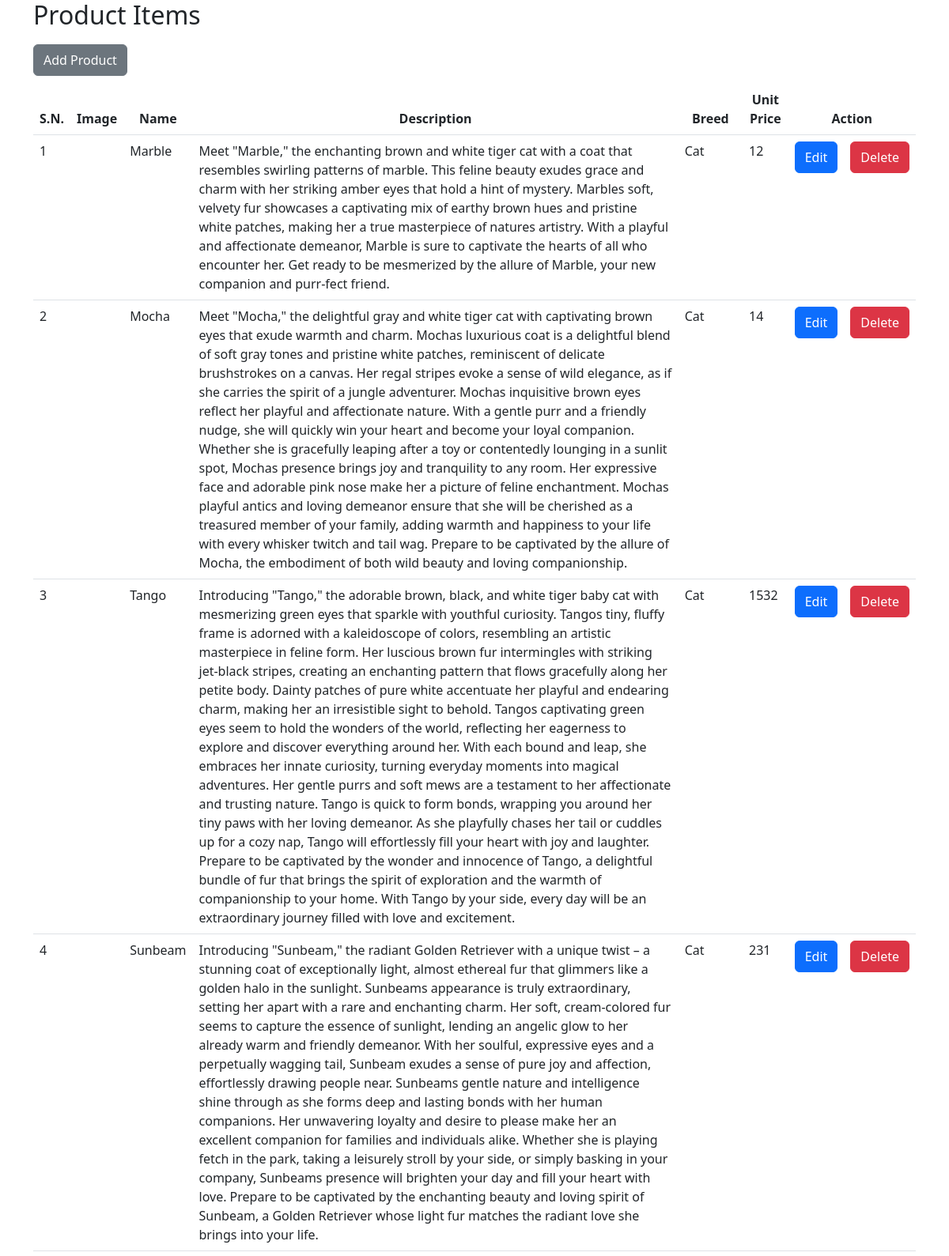
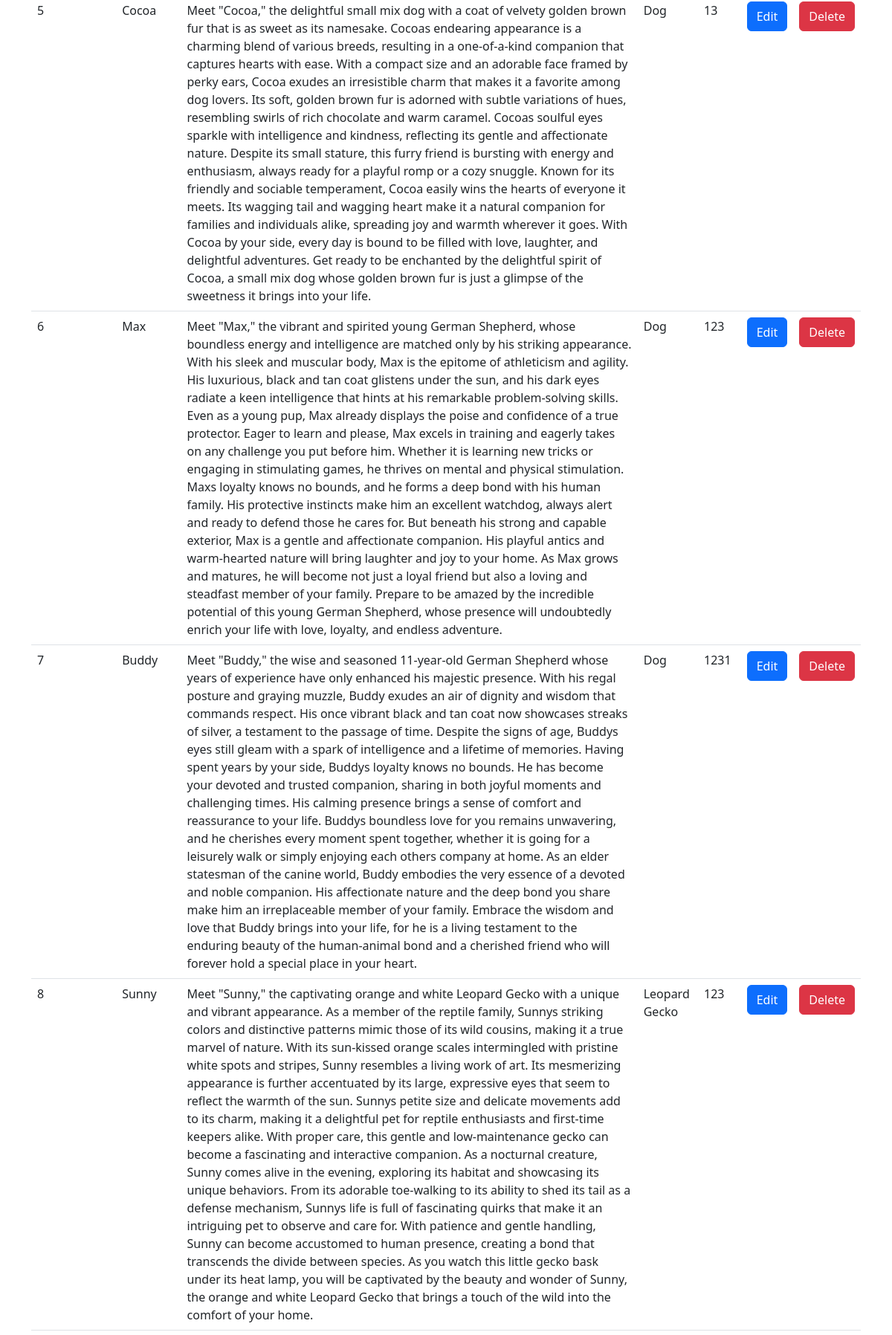
The page /Project_Week_BE/php/Admin/adminView/viewAllProducts.php (upper part) on the database its author committed (2 pictures, top to bottom).
### tables this page shows
CREATE TABLE `animals` (
  `id` int(11) NOT NULL,
  `name` varchar(30) NOT NULL,
  `picture` varchar(100) DEFAULT NULL,
  `address` varchar(60) NOT NULL,
  `description` varchar(10000) NOT NULL,
  `size` varchar(20) NOT NULL,
  `age` varchar(30) NOT NULL,
  `vaccinated` varchar(3) NOT NULL,
  `breed` varchar(30) NOT NULL,
  `status` tinyint(1) NOT NULL,
  `agency_id_fk` int(11) NOT NULL,
  `price` varchar(255) DEFAULT NULL
);

### Project_Week_BE/php/Admin/adminView/viewAllProducts.php (the view, shortened to what this page needs)
<!DOCTYPE html>
<html lang="en">
<head>
    <link href="https://cdn.jsdelivr.net/npm/bootstrap@5.3.0/dist/css/bootstrap.min.css" rel="stylesheet">
</head>
<body>
    <div class="container">
        <h2>Product Items</h2>
        <button type="button" class="btn btn-secondary " style="height:40px;margin-top:10px;margin-bottom:10px;" data-toggle="modal" data-target="#myModal">
            Add Product
        </button>
        <table class="table ">
            <thead>
                <tr>
                    <th class="text-center">S.N.</th>
                    <th class="text-center">Image</th>
                    <th class="text-center">Name</th>
                    <th class="text-center">Description</th>
                    <th class="text-center">Breed</th>
                    <th class="text-center">Unit Price</th>
                    <th class="text-center" colspan="2">Action</th>
                </tr>
            </thead>
            <tbody>
                <?php
                include_once "../config/dbconnect.php";
                $sql = "SELECT * FROM animals";
                $result = $conn->query($sql);
                $count = 1;
                if ($result->num_rows > 0) {
                    while ($row = $result->fetch_assoc()) {
                        ?>
                        <tr>
                            <td><?=$count?></td>
                            <td><img height='100px' src='<?=$row["image"]?>'></td>
                            <td><?=$row["name"]?></td>
                            <td><?=$row["description"]?></td>
                            <td><?=$row["breed"]?></td>
                            <td><?=$row["price"]?></td>
                            <td><button class="btn btn-primary" style="height:40px" onclick="itemEditForm('<?=$row['id']?>')">Edit</button></td>
                            <td><button class="btn btn-danger" style="height:40px" onclick="itemDelete('<?=$row['id']?>')">Delete</button></td>
                        </tr>
                        <?php
                        $count++;
                    }
                }
                ?>
            </tbody>
        </table>
    </div>
</body>
</html>

### rows shown on the page
animals: name "Marble", description "Meet \"Marble,\" the enchanting brown and white tiger cat with a coat that resembles swirling patterns of marble. This feline beauty exudes grace and charm with her striking amber eyes that hold a hint of mystery. Marbles soft, velvety fur showcases a captivating mix of earthy brown hues and pristine white patches, making her a true masterpiece of natures artistry. With a playful and affectionate demeanor, Marble is sure to captivate the hearts of all who encounter her. Get ready to be mesmerized by the allure of Marble, your new companion and purr-fect friend.", breed "Cat", price "12"
animals: name "Mocha", description "Meet \"Mocha,\" the delightful gray and white tiger cat with captivating brown eyes that exude warmth and charm. Mochas luxurious coat is a delightful blend of soft gray tones and pristine white patches, reminiscent of delicate brushstrokes on a canvas. Her regal stripes evoke a sense of wild elegance, as if she carries the spirit of a jungle adventurer. Mochas inquisitive brown eyes reflect her playful and affectionate nature. With a gentle purr and a friendly nudge, she will quickly win your heart and become your loyal companion. Whether she is gracefully leaping after a toy or contentedly lounging in a sunlit spot, Mochas presence brings joy and tranquility to any room. Her expressive face…", breed "Cat", price "14"
animals: name "Tango", description "Introducing \"Tango,\" the adorable brown, black, and white tiger baby cat with mesmerizing green eyes that sparkle with youthful curiosity. Tangos tiny, fluffy frame is adorned with a kaleidoscope of colors, resembling an artistic masterpiece in feline form. Her luscious brown fur intermingles with striking jet-black stripes, creating an enchanting pattern that flows gracefully along her petite body. Dainty patches of pure white accentuate her playful and endearing charm, making her an irresistible sight to behold. Tangos captivating green eyes seem to hold the wonders of the world, reflecting her eagerness to explore and discover everything around her. With each bound and leap, she embraces…", breed "Cat", price "1532"
animals: name "Sunbeam", description "Introducing \"Sunbeam,\" the radiant Golden Retriever with a unique twist – a stunning coat of exceptionally light, almost ethereal fur that glimmers like a golden halo in the sunlight. Sunbeams appearance is truly extraordinary, setting her apart with a rare and enchanting charm. Her soft, cream-colored fur seems to capture the essence of sunlight, lending an angelic glow to her already warm and friendly demeanor. With her soulful, expressive eyes and a perpetually wagging tail, Sunbeam exudes a sense of pure joy and affection, effortlessly drawing people near. Sunbeams gentle nature and intelligence shine through as she forms deep and lasting bonds with her human companions. Her unwavering…", breed "Cat", price "231"
animals: name "Cocoa", description "Meet \"Cocoa,\" the delightful small mix dog with a coat of velvety golden brown fur that is as sweet as its namesake. Cocoas endearing appearance is a charming blend of various breeds, resulting in a one-of-a-kind companion that captures hearts with ease. With a compact size and an adorable face framed by perky ears, Cocoa exudes an irresistible charm that makes it a favorite among dog lovers. Its soft, golden brown fur is adorned with subtle variations of hues, resembling swirls of rich chocolate and warm caramel. Cocoas soulful eyes sparkle with intelligence and kindness, reflecting its gentle and affectionate nature. Despite its small stature, this furry friend is bursting with energy and…", breed "Dog", price "13"
animals: name "Max", description "Meet \"Max,\" the vibrant and spirited young German Shepherd, whose boundless energy and intelligence are matched only by his striking appearance. With his sleek and muscular body, Max is the epitome of athleticism and agility. His luxurious, black and tan coat glistens under the sun, and his dark eyes radiate a keen intelligence that hints at his remarkable problem-solving skills. Even as a young pup, Max already displays the poise and confidence of a true protector. Eager to learn and please, Max excels in training and eagerly takes on any challenge you put before him. Whether it is learning new tricks or engaging in stimulating games, he thrives on mental and physical stimulation. Maxs…", breed "Dog", price "123"
animals: name "Buddy", description "Meet \"Buddy,\" the wise and seasoned 11-year-old German Shepherd whose years of experience have only enhanced his majestic presence. With his regal posture and graying muzzle, Buddy exudes an air of dignity and wisdom that commands respect. His once vibrant black and tan coat now showcases streaks of silver, a testament to the passage of time. Despite the signs of age, Buddys eyes still gleam with a spark of intelligence and a lifetime of memories. Having spent years by your side, Buddys loyalty knows no bounds. He has become your devoted and trusted companion, sharing in both joyful moments and challenging times. His calming presence brings a sense of comfort and reassurance to your life.…", breed "Dog", price "1231"
animals: name "Sunny", description "Meet \"Sunny,\" the captivating orange and white Leopard Gecko with a unique and vibrant appearance. As a member of the reptile family, Sunnys striking colors and distinctive patterns mimic those of its wild cousins, making it a true marvel of nature. With its sun-kissed orange scales intermingled with pristine white spots and stripes, Sunny resembles a living work of art. Its mesmerizing appearance is further accentuated by its large, expressive eyes that seem to reflect the warmth of the sun. Sunnys petite size and delicate movements add to its charm, making it a delightful pet for reptile enthusiasts and first-time keepers alike. With proper care, this gentle and low-maintenance gecko can…", breed "Leopard Gecko", price "123"
